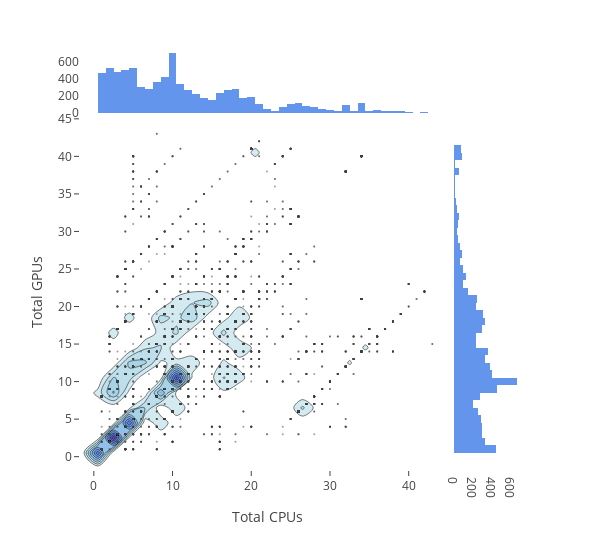

This figure's notebook cell:
### Code cell
fig = paired_histogram(cpus, gpus, "Total CPUs", "Total GPUs")
iplot(fig)

### Figure 1 — Plotly figure (JSON) as saved in the notebook; plotly's stock layout.template omitted (floating-point values rounded to 4 significant figures; data arrays with more than 128 entries replaced by an {"elided": "..."} marker saying what was removed)
{"data": [{"marker": {"color": "rgb(0.25, 0.25, 0.25)", "opacity": 0.5, "size": 2}, "mode": "markers", "name": "points", "type": "scatter", "x": {"elided": "7980 int values"}, "y": {"elided": "7980 int values"}}, {"colorscale": [[0, "#663399"], [0.09091, "#654BAE"], [0.1818, "#6564C3"], [0.2727, "#647CD8"], [0.3636, "#6495ED"], [0.4545, "#76A5EB"], [0.5455, "#88B6E9"], [0.6364, "#9AC7E7"], [0.7273, "#ADD8E6"], [0.8182, "#C1E1EC"], [0.9091, "#D6EBF2"], [1, "#FFFFFF"]], "name": "density", "ncontours": 20, "reversescale": true, "showscale": false, "type": "histogram2dcontour", "x": {"elided": "7980 int values"}, "y": {"elided": "7980 int values"}}, {"marker": {"color": "cornflowerblue"}, "name": "x density", "type": "histogram", "x": {"elided": "7980 int values"}, "yaxis": "y2"}, {"marker": {"color": "cornflowerblue"}, "name": "y density", "type": "histogram", "xaxis": "x2", "y": {"elided": "7980 int values"}}], "layout": {"autosize": false, "bargap": 0, "height": 550, "hovermode": "closest", "margin": {"t": 50}, "showlegend": false, "width": 600, "xaxis": {"domain": [0, 0.85], "showgrid": false, "title": "Total CPUs", "zeroline": false}, "xaxis2": {"domain": [0.85, 1], "showgrid": false, "zeroline": false}, "yaxis": {"domain": [0, 0.85], "showgrid": false, "title": "Total GPUs", "zeroline": false}, "yaxis2": {"domain": [0.85, 1], "showgrid": false, "zeroline": false}}}
